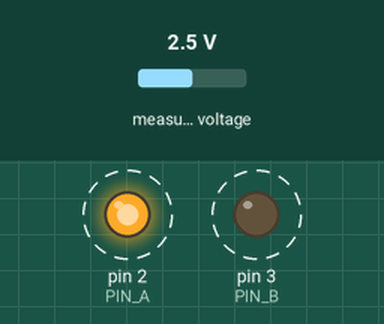
This sketch was run on a simulated Arduino Uno, built with avr-gcc and run on an emulated ATmega328P. Parts: output pins drawn as LEDs (lit = HIGH). Dashed ring = blinking. The test bench sets the inputs (shaded band); at power-on: measured voltage 2.5 V. What the sketch prints to the serial monitor is not drawn.

Above: at 0.06 s.
Timing chart, 0 to 3.0 s (numbered marks = the images above):
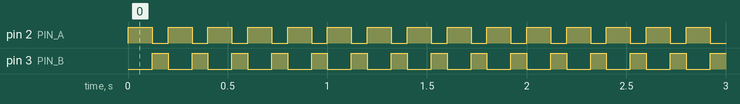

Measured:
- by itself, pin 2 (PIN_A): alternates HIGH for 0.12 s and LOW for 0.08 s
- by itself, pin 3 (PIN_B): alternates HIGH for 0.08 s and LOW for 0.12 s

The sketch:

mushpit.ino
```cpp
// Mushpit: alternating-polarity bio-resistance meter -> serial CSV "ms,ohms"
// Wiring: D2 -> Rod A | substrate | Rod B -> node -> ADS1115 A0 ; node -> 10k -> D3
//         ADS1115: VDD 5V, GND, SDA -> A4, SCL -> A5
// Library: Adafruit ADS1X15 (Library Manager)
#include <Wire.h>
#include <Adafruit_ADS1X15.h>

const uint8_t PIN_A = 2;            // drives Rod A side
const uint8_t PIN_B = 3;            // drives reference-resistor side
const float   R_REF = 10000.0;      // measure your 10k and put the real value here
const float   VCC   = 5.0;          // measure the Uno 5V pin for best accuracy
const uint8_t SETTLE_MS = 5;
const uint8_t SAMPLES   = 8;
const uint8_t REST_MS   = 50;       // floating pause between polarities (limits electrode polarisation)
const uint16_t CYCLE_MS = 200;      // one resistance line per cycle

Adafruit_ADS1115 ads;

float readNode() {                  // average of SAMPLES conversions, in volts
  long sum = 0;
  for (uint8_t i = 0; i < SAMPLES; i++) sum += ads.readADC_SingleEnded(0);
  return ads.computeVolts(sum / (float)SAMPLES);
}

void rest() { pinMode(PIN_A, INPUT); pinMode(PIN_B, INPUT); }

void setup() {
  Serial.begin(115200);
  rest();
  ads.setGain(GAIN_ONE);                   // +/-4.096 V
  ads.setDataRate(RATE_ADS1115_860SPS);    // ~1.2 ms per sample
  if (!ads.begin()) { Serial.println("ADS1115 not found"); while (1); }
}

void loop() {
  unsigned long t0 = millis();

  // forward: A high, B low -> node = VCC * Rref / (Rsub + Rref)
  pinMode(PIN_A, OUTPUT); pinMode(PIN_B, OUTPUT);
  digitalWrite(PIN_A, HIGH); digitalWrite(PIN_B, LOW);
  delay(SETTLE_MS);
  float vf = readNode();
  rest(); delay(REST_MS);

  // reverse: B high, A low -> node = VCC * Rsub / (Rsub + Rref)
  pinMode(PIN_A, OUTPUT); pinMode(PIN_B, OUTPUT);
  digitalWrite(PIN_B, HIGH); digitalWrite(PIN_A, LOW);
  delay(SETTLE_MS);
  float vr = readNode();
  rest();

  float rf = (vf > 0.001)        ? R_REF * (VCC / vf - 1.0)   : NAN;
  float rr = (vr < VCC - 0.001)  ? R_REF * vr / (VCC - vr)    : NAN;
  float r  = (isnan(rf) || isnan(rr)) ? (isnan(rf) ? rr : rf) : (rf + rr) / 2.0;

  if (!isnan(r)) { Serial.print(t0); Serial.print(','); Serial.println(r, 1); }

  while (millis() - t0 < CYCLE_MS) {}      // fixed ~5 Hz update rate
}
```
